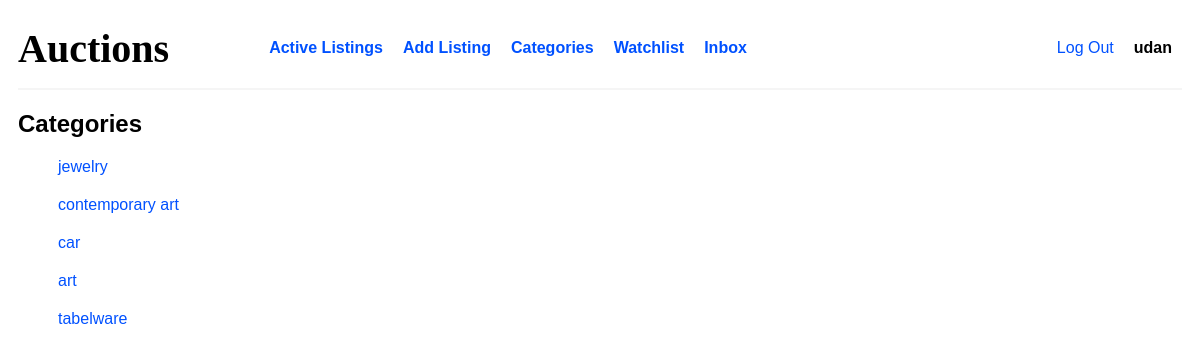
Page /category (signed in) on the committed database.
### auctions/models.py (models this page shows, shortened)
class User(AbstractUser):
    pass

class Listing(models.Model):
    itemName = models.CharField(max_length=360)
    itemImgURL = models.CharField(max_length=2083)
    itemDescription = models.TextField()
    currentBid = models.IntegerField()
    owner = models.ForeignKey(User, on_delete=models.CASCADE, related_name='myListings')
    createdDate = models.DateTimeField(default=datetime.now)
    category = models.CharField(max_length=124)

### auctions/views.py (the view)
# urls.py: path('category', views.categoryPage, name='categoryPage'),
def categoryPage(req):
    res = set()
    listings = Listing.objects.all()
    for item in listings:
        res.add(item.category)
    return render(req, 'auctions/category/index.html', {
        'res': res
    })

### auctions/templates/auctions/category/index.html (shortened to what this page needs)
{% extends "auctions/layout.html" %} {% block body %}
<h2>Categories</h2>
<div class="category-container">
	<dl>
		{% for categoryType in res %}
		<dd><a href="{% url 'auctions:categoryFilter' categoryType %}">{{categoryType}}</a></dd>
		{% endfor %}
	</dl>
</div>
{% endblock %}

### auctions/templates/auctions/layout.html (shortened to what this page needs)
{% load static %}
<!DOCTYPE html>
<html lang="en">
<head>
    <link href="{% static 'auctions/styles.css' %}" rel="stylesheet" />
</head>
<body>
    <nav class="nav">
        <h1 class="auction-heading">Auctions</h1>
        <div class="nav-content">
            <div class="page-links">
                <a
                class="nav-link"
                href="{% url 'auctions:index' %}">Active Listings</a>
                <a
                class="nav-link"
                href="{% url 'auctions:addListing' %}">Add Listing</a>
                <a
                class="nav-link"
                href="{% url 'auctions:categoryPage' %}">Categories</a>
                <a
                class="nav-link"
                href="{% url 'auctions:watchlist' %}">Watchlist</a>
                <a
                class="nav-link"
                href="{% url 'auctions:inbox' %}">Inbox</a>
            </div>
            <div class="user-info">
                {% if user.is_authenticated %}
                <a class="nav-link" href="{% url 'auctions:logout' %}">Log Out</a>
                <span href="#" class="username" role="p">{{ user.username }}</span>
                {% else %}
                <a class="nav-link" href="{% url 'auctions:login' %}">Log In</a>
                <a class="nav-link" href="{% url 'auctions:register' %}">Register</a>
                {% endif %}
            </div>
        </div>
    </nav>
    {% block body %} {% endblock %}
</body>
</html>

### auctions/static/auctions/styles.css (style rules this page uses)
body { padding: 10px; font-family: Helvetica, sans-serif; }
.nav { display: flex; justify-content: flex-start; align-items: center; flex-wrap: nowrap; border-bottom: 2px solid whitesmoke; margin-bottom: 10px; padding-bottom: 10px; height: 60px; }
.auction-heading { font-family: Georgia, serif; font-size: 40px; }

### rows in the picture
User: username "udan"
Listing: res "jewelry"
Listing: res "contemporary art"
Listing: res "car"
Listing: res "art"
Listing: res "tabelware"
